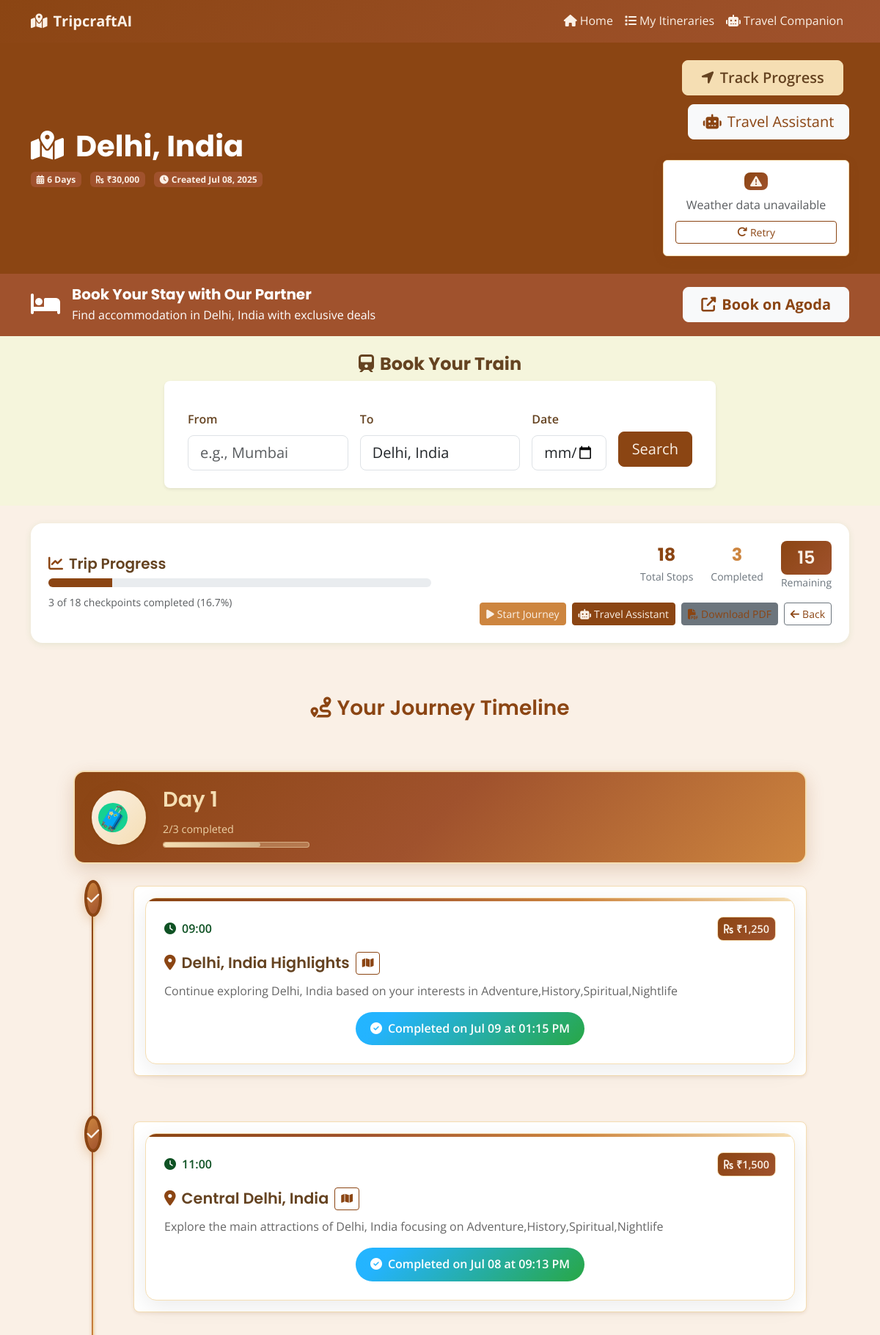
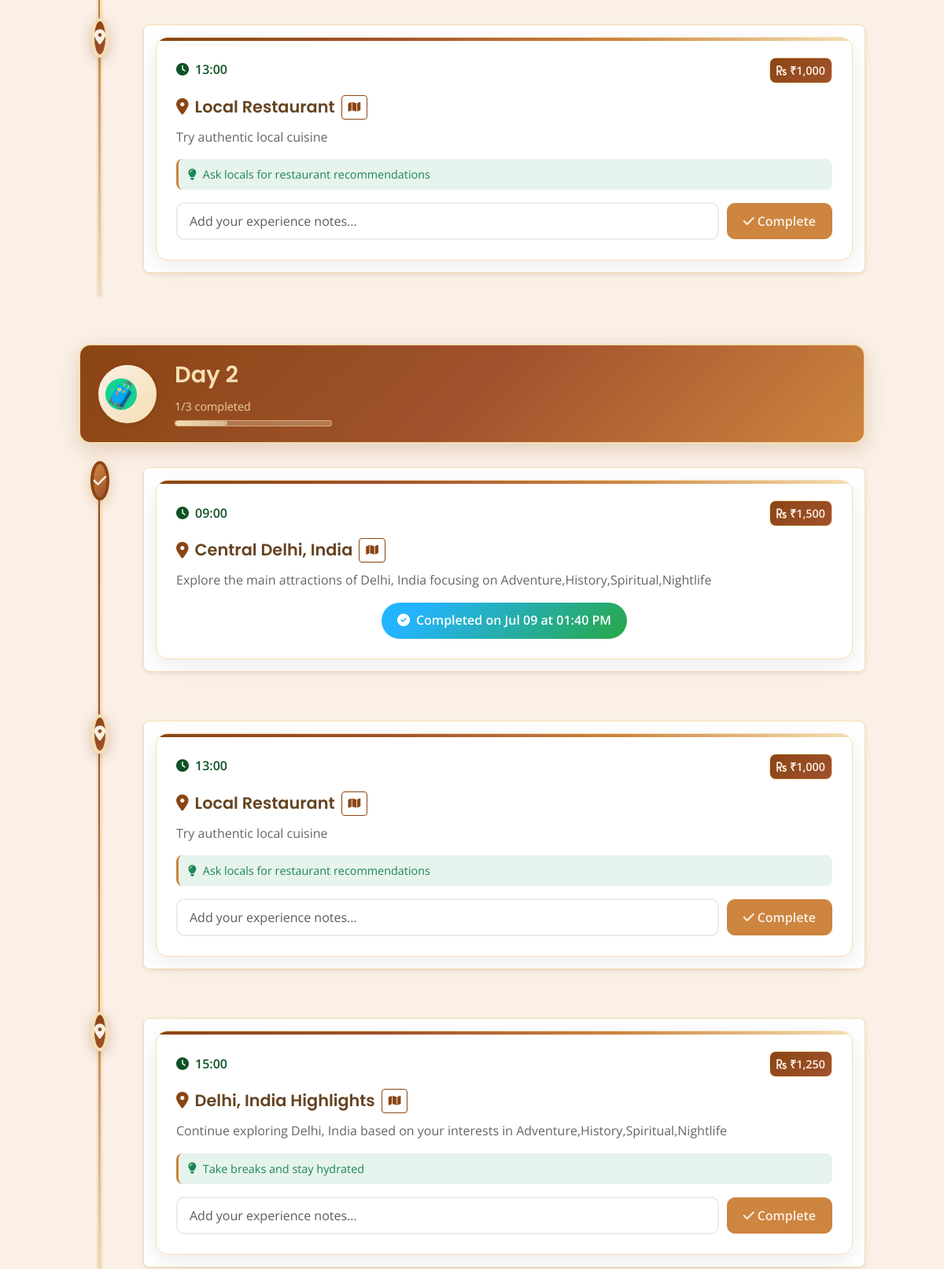
The app's page /itinerary/4 (upper part) with its own data (2 pictures, top to bottom).
### models.py (models this page shows, shortened)
class TravelItinerary(db.Model):
    id = db.Column(db.Integer, primary_key=True)
    destination = db.Column(db.String(200), nullable=False)
    duration = db.Column(db.Integer, nullable=False)  # days
    budget = db.Column(db.Float, nullable=False)
    interests = db.Column(db.Text)  # JSON string of interests
    itinerary_data = db.Column(db.Text)  # JSON string of generated itinerary
    created_at = db.Column(db.DateTime, default=datetime.utcnow)
    checkpoints = db.relationship('Checkpoint', backref='itinerary', lazy=True, cascade='all, delete-orphan')
    def get_itinerary_data(self):
        if self.itinerary_data:
            return json.loads(self.itinerary_data)
        return {}

class Checkpoint(db.Model):
    id = db.Column(db.Integer, primary_key=True)
    itinerary_id = db.Column(db.Integer, db.ForeignKey('travel_itinerary.id'), nullable=False)
    day = db.Column(db.Integer, nullable=False)
    time = db.Column(db.String(10), nullable=False)  # HH:MM format
    location = db.Column(db.String(200), nullable=False)
    activity = db.Column(db.Text, nullable=False)
    estimated_cost = db.Column(db.Float, default=0.0)
    is_completed = db.Column(db.Boolean, default=False)
    completed_at = db.Column(db.DateTime)
    notes = db.Column(db.Text)

### routes.py (the view)
@app.route('/itinerary/<int:itinerary_id>')
def view_itinerary(itinerary_id):
    itinerary = TravelItinerary.query.get_or_404(itinerary_id)
    checkpoints = Checkpoint.query.filter_by(itinerary_id=itinerary_id).order_by(Checkpoint.day, Checkpoint.time).all()
    days_data = {}
    for checkpoint in checkpoints:
        if checkpoint.day not in days_data:
            days_data[checkpoint.day] = []
        days_data[checkpoint.day].append(checkpoint)
    total_checkpoints = len(checkpoints)
    completed_checkpoints = len([c for c in checkpoints if c.is_completed])
    progress_percentage = (completed_checkpoints / total_checkpoints * 100) if total_checkpoints > 0 else 0
    return render_template('itinerary.html',
                         itinerary=itinerary,
                         days_data=days_data,
                         progress_percentage=progress_percentage,
                         total_checkpoints=total_checkpoints,
                         completed_checkpoints=completed_checkpoints)

### templates/itinerary.html (shortened to what this page needs)
{% extends "base.html" %}
{% block content %}
<section class="py-4 bg-primary text-white">
    <div class="container">
        <div class="row align-items-center">
            <div class="col-md-8">
                <h1 class="display-6 fw-bold mb-2">
                    <i class="fas fa-map-marked-alt me-3"></i>{{ itinerary.destination }}
                </h1>
                <div class="itinerary-meta">
                    <span class="badge bg-secondary text-light me-2">
                        <i class="fas fa-calendar-alt me-1"></i>{{ itinerary.duration }} Days
                    </span>
                    <span class="badge bg-secondary text-light me-2">
                        <i class="fas fa-rupee-sign me-1"></i>₹{{ "{:,.0f}".format(itinerary.budget) }}
                    </span>
                    <span class="badge bg-secondary text-light">
                        <i class="fas fa-clock me-1"></i>Created {{ itinerary.created_at.strftime('%b %d, %Y') }}
                    </span>
                </div>
            </div>
            <div class="col-md-4 text-md-end header-actions">
                <a href="{{ url_for('tracking', itinerary_id=itinerary.id) }}" class="btn btn-accent btn-lg me-2">
                    <i class="fas fa-location-arrow me-2"></i>Track Progress
                </a>
                <a href="/chatbot/{{ itinerary.id }}" class="btn btn-light btn-lg">
                    <i class="fas fa-robot me-2"></i>Travel Assistant
                </a>
                <div id="react-weather" data-destination="{{ itinerary.destination }}" class="mt-3"></div>
            </div>
        </div>
    </div>
</section>
<section class="py-3 bg-secondary">
    <div class="container">
        <div class="row align-items-center">
            <div class="col-md-8">
                <div class="d-flex align-items-center">
                    <div class="booking-icon me-3"><i class="fas fa-bed text-white" style="font-size: 2rem;"></i></div>
                    <div>
                        <h5 class="text-white mb-1 fw-bold">Book Your Stay with Our Partner</h5>
                        <p class="text-white mb-0 opacity-90">Find accommodation in {{ itinerary.destination }} with exclusive deals</p>
                    </div>
                </div>
            </div>
            <div class="col-md-4 text-md-end mt-3 mt-md-0">
                <a href="#" onclick="bookWithAgoda('{{ itinerary.destination }}', '{{ itinerary.duration }}')" class="btn btn-light btn-lg fw-bold px-4">
                    <i class="fas fa-external-link-alt me-2"></i>Book on Agoda
                </a>
            </div>
        </div>
    </div>
</section>
<section class="py-4" style="background-color: rgb(var(--background));">
    <div class="container">
        <div class="row justify-content-center">
            <div class="col-lg-10 col-xl-8">
                <div class="text-center mb-4">
                    <h4 class="fw-bold"><i class="fas fa-train me-2"></i>Book Your Train</h4>
                </div>
                <form id="train-booking-form" class="row g-3 align-items-center bg-white p-4 rounded-3 shadow-sm">
                    <div class="col-md-4">
                        <label for="from-station" class="form-label fw-semibold">From</label>
                        <input type="text" class="form-control form-control-lg" id="from-station" placeholder="e.g., Mumbai" required>
                    </div>
                    <div class="col-md-4">
                        <label for="to-station" class="form-label fw-semibold">To</label>
                        <input type="text" class="form-control form-control-lg" id="to-station" value="{{ itinerary.destination }}" required>
                    </div>
                    <div class="col-md-2">
                        <label for="travel-date" class="form-label fw-semibold">Date</label>
                        <input type="date" class="form-control form-control-lg" id="travel-date" required>
                    </div>
                    <div class="col-md-2 d-grid pt-4">
                        <button type="submit" class="btn btn-primary btn-lg" id="search-trains-btn">Search</button>
                    </div>
                </form>
            </div>
        </div>
    </div>
</section>
<section class="py-4 bg-light">
    <div class="container">
        <div class="row"><div class="col-12"><div class="progress-card">
            <div class="row align-items-center">
                <div class="col-md-6">
                    <h5 class="mb-2"><i class="fas fa-chart-line me-2 text-primary"></i>Trip Progress</h5>
                    <div class="progress progress-lg mb-2"><div class="progress-bar bg-success" style="width: {{ progress_percentage }}%"></div></div>
                    <small class="text-muted">{{ completed_checkpoints }} of {{ total_checkpoints }} checkpoints completed ({{ "%.1f"|format(progress_percentage) }}%)</small>
                </div>
                <div class="col-md-6 text-md-end">
                    <div class="stats-grid">
                        <div class="stat-item"><div class="stat-number text-primary">{{ total_checkpoints }}</div><div class="stat-label">Total Stops</div></div>
                        <div class="stat-item"><div class="stat-number text-success">{{ completed_checkpoints }}</div><div class="stat-label">Completed</div></div>
                        <div class="stat-item"><div class="stat-number text-warning">{{ total_checkpoints - completed_checkpoints }}</div><div class="stat-label">Remaining</div></div>
                    </div>
                    <div class="d-flex gap-2 mt-3 justify-content-md-end">
                        <a href="{{ url_for('tracking', itinerary_id=itinerary.id) }}" class="btn btn-success btn-sm"><i class="fas fa-play me-1"></i>Start Journey</a>
                        <a href="{{ url_for('chatbot', itinerary_id=itinerary.id) }}" class="btn btn-primary btn-sm"><i class="fas fa-robot me-1"></i>Travel Assistant</a>
                        <a href="{{ url_for('download_itinerary_pdf', itinerary_id=itinerary.id) }}" class="btn btn-secondary btn-sm" download="{{ itinerary.destination.lower().replace(' ', '_') }}_itinerary.pdf"><i class="fas fa-file-pdf me-1"></i>Download PDF</a>
                        <a href="{{ url_for('my_itineraries') }}" class="btn btn-outline-secondary btn-sm"><i class="fas fa-arrow-left me-1"></i>Back</a>
                    </div>
                </div>
            </div>
        </div></div></div>
    </div>
</section>
<section class="py-5">
    <div class="container">
        <div class="row">
            <div class="col-12">
                <h3 class="text-primary mb-5 text-center"><i class="fas fa-route me-2"></i>Your Journey Timeline</h3>
                <div class="timeline-container">
                    {% for day_num in range(1, itinerary.duration + 1) %}
                    {% set day_data = days_data.get(day_num, []) %}
                    <div class="timeline-day" data-day="{{ day_num }}">
                        <div class="day-header-timeline">
                            <div class="day-circle"><span class="day-number">🧳</span></div>
                            <div class="day-info">
                                <h4 class="day-title">Day {{ day_num }}</h4>
                                {% if day_data %}{% set day_completed = day_data|selectattr('is_completed')|list|length %}{% set day_total = day_data|length %}<div class="day-progress-info"><span class="progress-text">{{ day_completed }}/{{ day_total }} completed</span><div class="progress-bar-custom"><div class="progress-fill" style="width: {{ (day_completed / day_total * 100) if day_total > 0 else 0 }}%"></div></div></div>{% endif %}
                            </div>
                        </div>
                        {% if day_data %}
                        <div class="timeline-activities sortable-checkpoints" data-day="{{ day_num }}">
                            {% for checkpoint in day_data %}
                            <div class="timeline-item {{ 'completed' if checkpoint.is_completed else '' }}" data-checkpoint-id="{{ checkpoint.id }}">
                                <div class="timeline-marker">
                                    <div class="marker-dot {{ 'completed' if checkpoint.is_completed else '' }}"></div>
                                </div>
                                <div class="timeline-content">
                                    <div class="activity-card">
                                        <div class="activity-header">
                                            <div class="activity-time"><i class="fas fa-clock me-2"></i>{{ checkpoint.time }}</div>
                                            {% if checkpoint.estimated_cost > 0 %}<div class="activity-cost"><i class="fas fa-rupee-sign me-1"></i>₹{{ "{:,.0f}".format(checkpoint.estimated_cost) }}</div>{% endif %}
                                        </div>
                                        <div class="activity-main">
                                            <h5 class="activity-location"><i class="fas fa-map-marker-alt me-2 text-primary"></i>{{ checkpoint.location }}<button type="button" class="btn btn-outline-primary btn-sm ms-2 map-btn pulse-btn" data-location="{{ checkpoint.location }}" data-activity="{{ checkpoint.activity }}" title="Show on map"><i class="fas fa-map"></i></button></h5>
                                            <p class="activity-description">{{ checkpoint.activity }}</p>
                                        </div>
                                        {% if checkpoint.notes %}{% set notes_dict = {} %}{% for note_part in checkpoint.notes.split(', ') %}{% if ':' in note_part %}{% set key, value = note_part.split(':', 1) %}{% set _ = notes_dict.update({key: value}) %}{% endif %}{% endfor %}<div class="activity-details">{% if notes_dict.get('tips') %}<div class="detail-item travel-tips"><i class="fas fa-lightbulb me-2"></i><span>{{ notes_dict.get('tips') }}</span></div>{% endif %}</div>{% endif %}
                                        {% if checkpoint.is_completed %}
                                        <div class="completion-status"><div class="completed-badge"><i class="fas fa-check-circle me-2"></i>Completed on {{ checkpoint.completed_at.strftime('%b %d at %I:%M %p') }}</div></div>
                                        {% else %}
                                        <div class="completion-form"><form action="{{ url_for('complete_checkpoint', checkpoint_id=checkpoint.id) }}" method="POST" class="checkpoint-form"><div class="form-group"><input type="text" class="form-control" name="notes" placeholder="Add your experience notes..."><button type="submit" class="btn btn-success btn-complete"><i class="fas fa-check me-1"></i>Complete</button></div></form></div>
                                        {% endif %}
                                    </div>
                                </div>
                            </div>
                            {% endfor %}
                        </div>
                        {% else %}
                        <div class="timeline-empty"><div class="empty-state"><i class="fas fa-calendar-times mb-3"></i><p>No activities planned for this day</p></div></div>
                        {% endif %}
                    </div>
                    {% endfor %}
                </div>
            </div>
        </div>
    </div>
</section>
{% endblock %}

### static/css/react-components.css (style rules this page uses)
.timeline-item { position: relative; padding-bottom: 30px; }
.timeline-item:not(:last-child)::before { content: ''; position: absolute; left: -23px; top: 40px; bottom: -30px; width: 2px; background: #F5DEB3; }
.timeline-marker { position: absolute; left: -30px; top: 10px; width: 14px; height: 14px; border-radius: 50%; display: flex; align-items: center; justify-content: center; font-size: 10px; }
.timeline-content { background: white; border: 1px solid #F5DEB3; border-radius: 8px; padding: 15px; box-shadow: 0 2px 4px rgba(139, 69, 19, 0.1); }

### templates/base.html (style rules this page uses)
:root { --bs-primary: #8b4513; --bs-primary-rgb: 139, 69, 19; --bs-secondary: #a0522d; --bs-secondary-rgb: 160, 82, 45; --bs-success: #cd853f; --bs-success-rgb: 205, 133, 63; --bs-info: #deb887; --bs-info-rgb: 222, 184, 135; --bs-warning: #f5deb3; --bs-warning-rgb: 245, 222, 179; --bs-light: #faf0e6; --bs-light-rgb: 250, 240, 230; --bs-dark: #654321; --bs-dark-rgb: 101, 67, 33; }
body { background-color: #faf0e6 !important; color: #654321 !important; }
.btn-primary { background-color: #8b4513 !important; border-color: #8b4513 !important; color: #faf0e6 !important; }
.btn-success { background-color: #cd853f !important; border-color: #cd853f !important; color: #faf0e6 !important; }
.bg-warning, .text-warning, .badge.bg-warning, .alert-warning, [style*="background-color: yellow"], [style*="background: yellow"], [style*="background-color: #ffc107"], [style*="background: #ffc107"], [style*="background-color: #ffff"], [style*="color: yellow"], [style*="color: #ffc107"], span[style*="background-color: yellow"], div[style*="background-color: yellow"], .badge[style*="background-color: #ffc107"] { background: linear-gradient(135deg, #8B4513, #A0522D) !important; color: #FAF0E6 !important; border-color: #F5DEB3 !important; padding: 4px 8px; border-radius: 8px; font-weight: 600; }
h1, h2, h3, h4, h5, h6 { color: #654321 !important; }
.text-primary { color: #8b4513 !important; }
.bg-primary { background-color: #8b4513 !important; }
.progress-bar { background-color: #8b4513 !important; }
a { color: #8b4513 !important; }
.activity-card { background: white !important; border: 1px solid #f5deb3 !important; }
.bg-light { background-color: #faf0e6 !important; }
.btn-accent { background-color: #f5deb3 !important; border-color: #f5deb3 !important; color: #654321 !important; }

### records on screen
TravelItinerary: destination "Delhi, India", duration "6", budget "30,000", created_at "Jul 08, 2025"
Checkpoint: is_completed True (drawn), time "09:00", estimated_cost "1,250", location "Delhi, India Highlights", activity "Continue exploring Delhi, India based on your interests in Adventure,History,Spiritual,Nightlife", completed_at "Jul 09 at 01:15 PM"
Checkpoint: is_completed True (drawn), time "11:00", estimated_cost "1,500", location "Central Delhi, India", activity "Explore the main attractions of Delhi, India focusing on Adventure,History,Spiritual,Nightlife", completed_at "Jul 08 at 09:13 PM"
Checkpoint: is_completed False (drawn), time "13:00", estimated_cost "1,000", location "Local Restaurant", activity "Try authentic local cuisine", get "Ask locals for restaurant recommendations"
Checkpoint: is_completed True (drawn), time "09:00", estimated_cost "1,500", location "Central Delhi, India", activity "Explore the main attractions of Delhi, India focusing on Adventure,History,Spiritual,Nightlife", completed_at "Jul 09 at 01:40 PM"
Checkpoint: is_completed False (drawn), time "13:00", estimated_cost "1,000", location "Local Restaurant", activity "Try authentic local cuisine", get "Ask locals for restaurant recommendations"
Checkpoint: is_completed False (drawn), time "15:00", estimated_cost "1,250", location "Delhi, India Highlights", activity "Continue exploring Delhi, India based on your interests in Adventure,History,Spiritual,Nightlife", get "Take breaks and stay hydrated"

### other values on screen
{{ completed_checkpoints }} "3"
{{ total_checkpoints }} "18"
{{ "%.1f"|format(progress_percentage) }} "16.7"
{{ total_checkpoints - completed_checkpoints }} "15"
{{ day_num }} "1" "2"
{{ day_completed }} "2" "1"
{{ day_total }} "3" "3"
